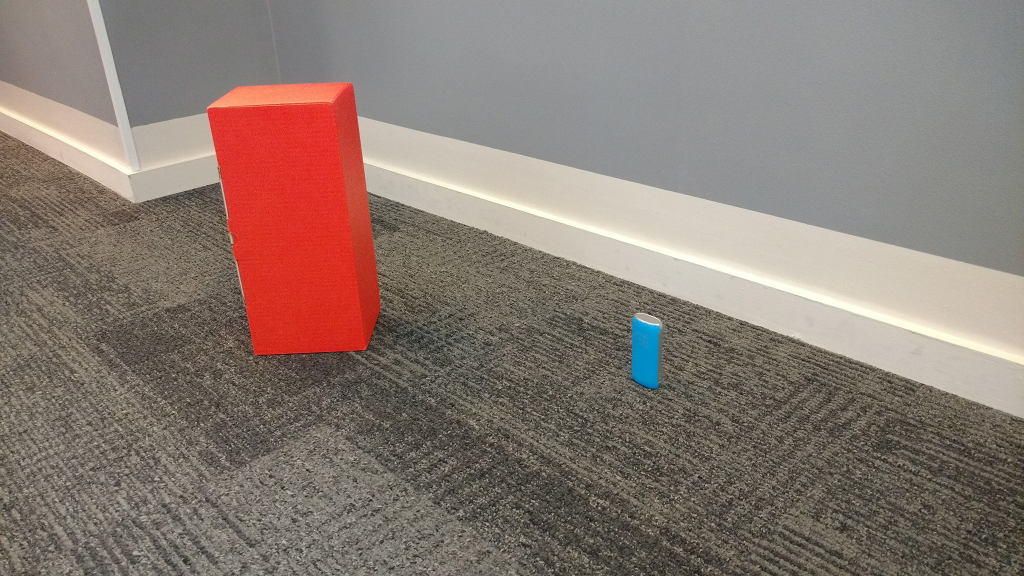
#> input picture Entrega1/hall_box_battery2.jpg, 2048 x 1152 px, given in place of the camera (shown at 1/2 size)
$ jupyter execute --allow-errors Atividade2.ipynb   (shell and % lines are left out)   (text cells are left out)
#> lines starting #> are read from the running program, lines starting #| are printed output that depends on the picture; after the words box and inside, x2 and y2 are one past the last pixel; in counts of white or black regions, pixels touching at a corner belong together
[cell 1]
from matplotlib import pyplot as plt
import cv2
import numpy as np
import time as t
from ipywidgets import widgets, interact, interactive, FloatSlider, IntSlider
import math
print ("OpenCV Version : %s " % cv2.__version__)

h0 = 14
h1 = 420/2
d = 25
f = ((d*h1)/h0)
print(f)

[cell 2]
colorpicker = widgets.ColorPicker(
    concise=False,
    description='Escolha uma cor',
    value='#005490',
    disabled=False
)

[cell 3]
#hsv1, hsv2 = aux.ranges(colorpicker.value)
#print(hsv1)
#print(hsv2)

[cell 4]
#Acessa a webcam
cap = cv2.VideoCapture(0)

#define o delta de HSV que será analizado nas cores magenta e azul.
baixo_azul = np.array([92,50,50])
alto_azul = np.array([102,255,255])

baixo_magenta = np.array([150,50,50])
alto_magenta = np.array([180,255,255])

#Define a fonte a ser printada na tela e define o angulo e distancia como indefinido antes do loop para evitar um erro.
font = cv2.FONT_HERSHEY_DUPLEX

angulo_g = "0"
distancia = "0"

#Começa o loop infinito de leitura de imagem e aplica um gaussian blur para melhorar o desempenho da identificação.
while True:
    ret, img = cap.read()
#> img is the input picture: shape (1152, 2048, 3); mean B, G, R 114.3, 122.5, 137.1
    captura = cv2.GaussianBlur(img,(5,5),10)
    hsv = cv2.cvtColor(captura, cv2.COLOR_BGR2HSV)
#> hsv: shape (1152, 2048, 3); mean H, S, V 35.1, 41.9, 138.2

    #Cria mascaras que delimitam pelas cores magenta e azul e pela função in Range os circulos
    mask_azul = cv2.inRange(hsv, baixo_azul, alto_azul)
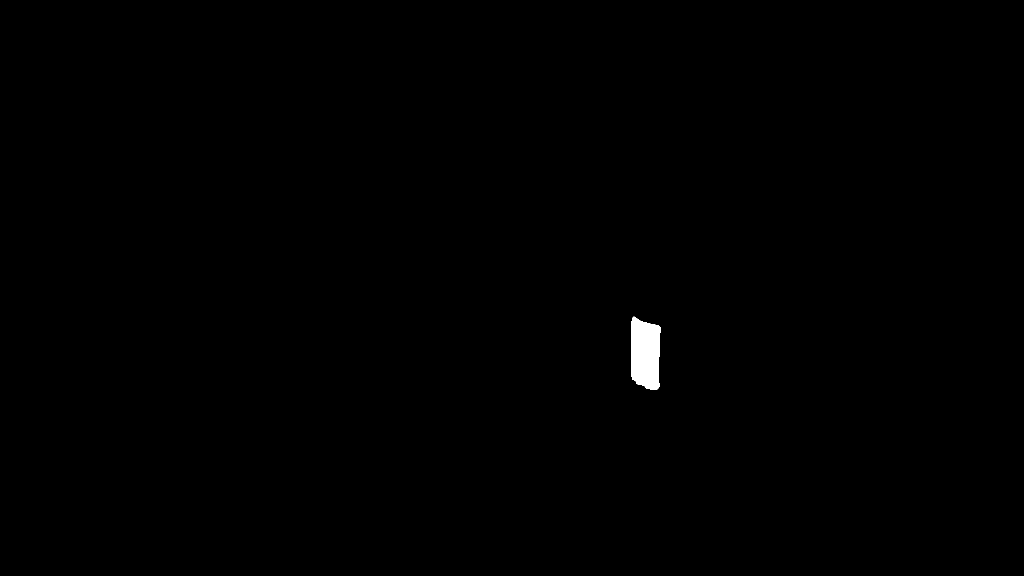
#> mask_azul: shape (1152, 2048) (shown at 1/2 size); 0.31% white; 1 white region, box (x1, y1, x2, y2) and area: (1262, 633, 1322, 780) 7259
    mask_magenta = cv2.inRange(hsv, baixo_magenta, alto_magenta)
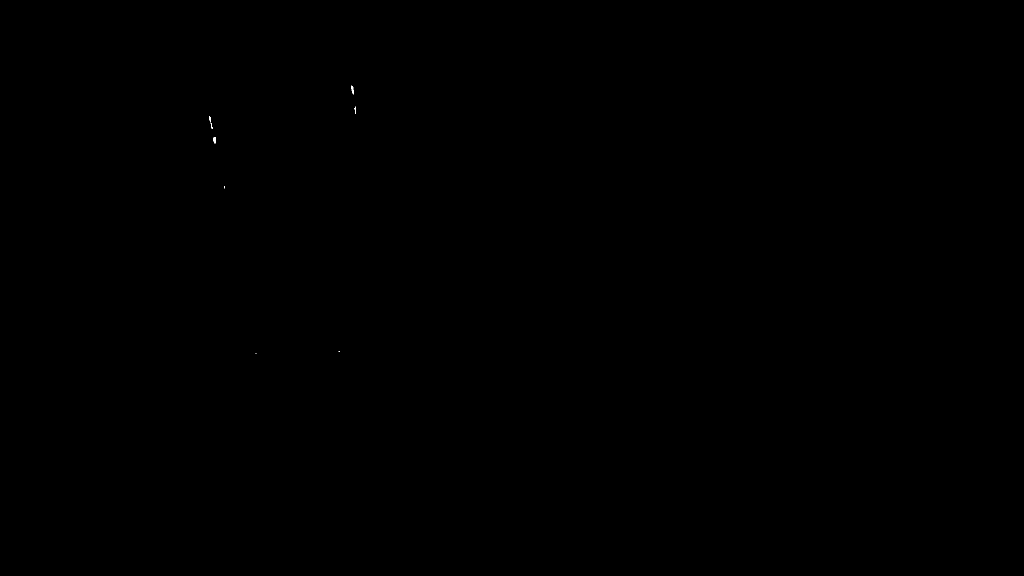
#> mask_magenta: shape (1152, 2048) (shown at 1/2 size); 0.01% white; 8 white regions (4 under 20 px), largest, box (x1, y1, x2, y2) and area: (703, 171, 708, 189) 52, (427, 274, 432, 287) 52, (709, 213, 712, 227) 30, (419, 232, 422, 244) 24

 #Vira a imagem para melhor visualização e printa na imagem os valores de distancia e do angulo
    img = cv2.flip(img, 1)
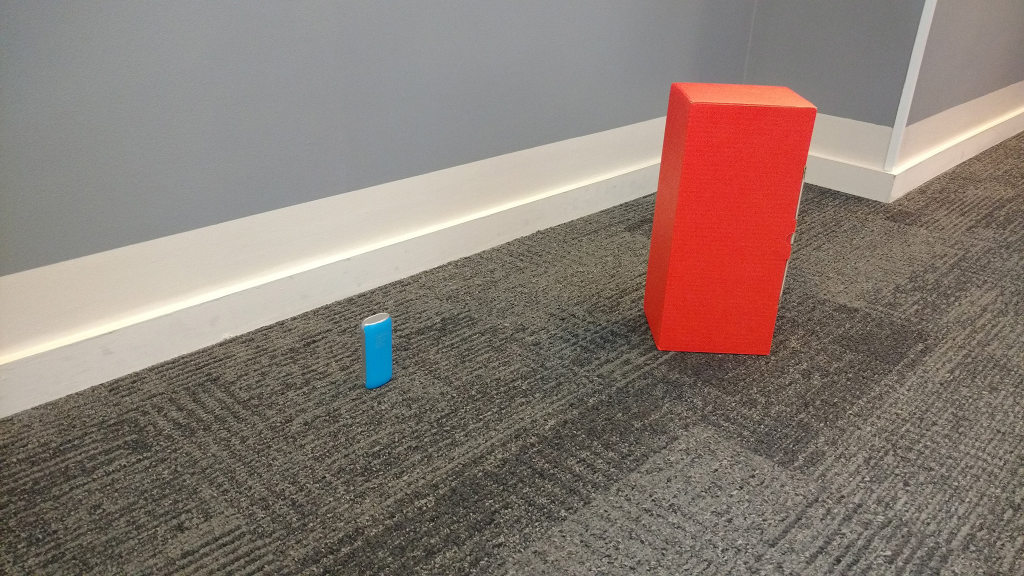
#> img: shape (1152, 2048, 3) (shown at 1/2 size); mean B, G, R 114.3, 122.5, 137.1
    cv2.putText(img,(f"Angulo: {angulo_g} graus"),(100,100), font, 1,(0,0,255),2)
    cv2.putText(img, (f"Distancia: {distancia} cm"),(140,140), font, 1,(0,0,255),2)
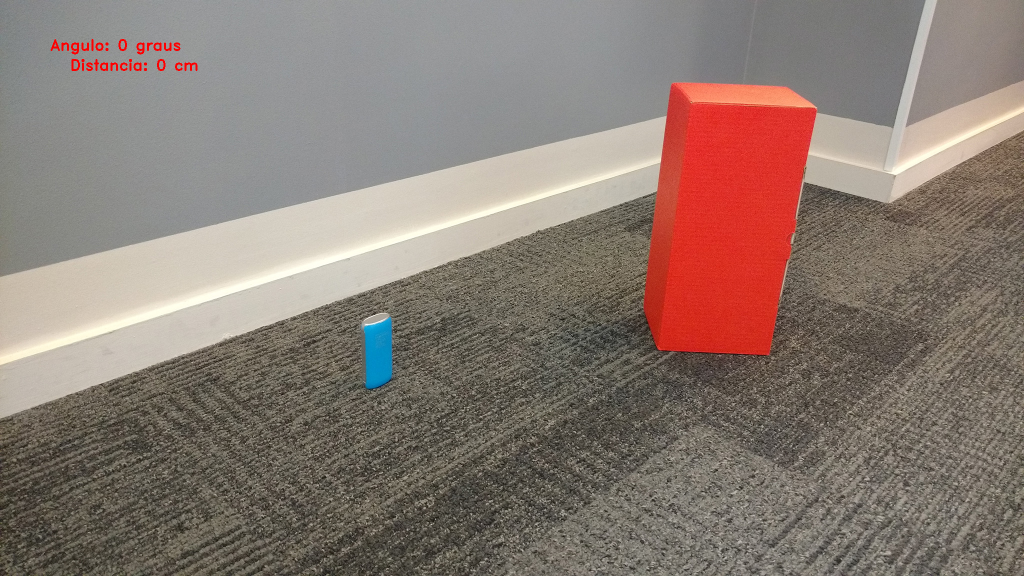
#> img: shape (1152, 2048, 3) (shown at 1/2 size); mean B, G, R 114.1, 122.3, 137.3
    cv2.imshow("output", img)
    k = cv2.waitKey(30) & 0xff
#> (key Esc is pressed here)
    if k == 27:
        break

cap.release()
cv2.destroyAllWindows()

[cell 5]
#Acessa a webcam
cap = cv2.VideoCapture(0)

#define o delta de HSV que será analizado nas cores magenta e azul.
baixo_azul = np.array([92,50,50])
alto_azul = np.array([102,255,255])

baixo_magenta = np.array([150,50,50])
alto_magenta = np.array([180,255,255])

#Define a fonte a ser printada na tela e define o angulo e distancia como indefinido antes do loop para evitar um erro.
font = cv2.FONT_HERSHEY_DUPLEX

angulo_g = "0"
distancia = "0"

#Começa o loop infinito de leitura de imagem e aplica um gaussian blur para melhorar o desempenho da identificação.
while True:
    ret, img = cap.read()
    captura = cv2.GaussianBlur(img,(5,5),10)
    hsv = cv2.cvtColor(captura, cv2.COLOR_BGR2HSV)

    #Cria mascaras que delimitam pelas cores magenta e azul e pela função in Range os circulos
    mask_azul = cv2.inRange(hsv, baixo_azul, alto_azul)
    mask_magenta = cv2.inRange(hsv, baixo_magenta, alto_magenta)

    #mescla as duas mascaras em uma para aplicar-las em nossa imagem
    mask = mask_azul + mask_magenta

    #Detecta os circulos pela função HoughCircles
    circulos = cv2.HoughCircles (mask, cv2.HOUGH_GRADIENT, 3, 20)
#> circulos = None


    #Se houver algum circulo sendo detectado desenha o seu ponto médio
    if circulos is not None:
        circulos = np.round(circulos[0, :]).astype("int")
        for (x, y, r) in circulos:
            cv2.circle(img, (x, y), r, (0, 255, 0), 4)
            cv2.rectangle(img, (x - 5, y - 5), (x + 5, y + 5), (0, 128, 255), -1)
            hpix = 2*r
        #Se só dois circulos forem identificados desenhamos uma linha ligando os dois centros
        if len(circulos) == 2:
            distancia = round((int(f))*int(h0)/int(hpix), 3)

    #Vira a imagem para melhor visualização e printa na imagem os valores de distancia e do angulo
    img = cv2.flip(mask, 1)
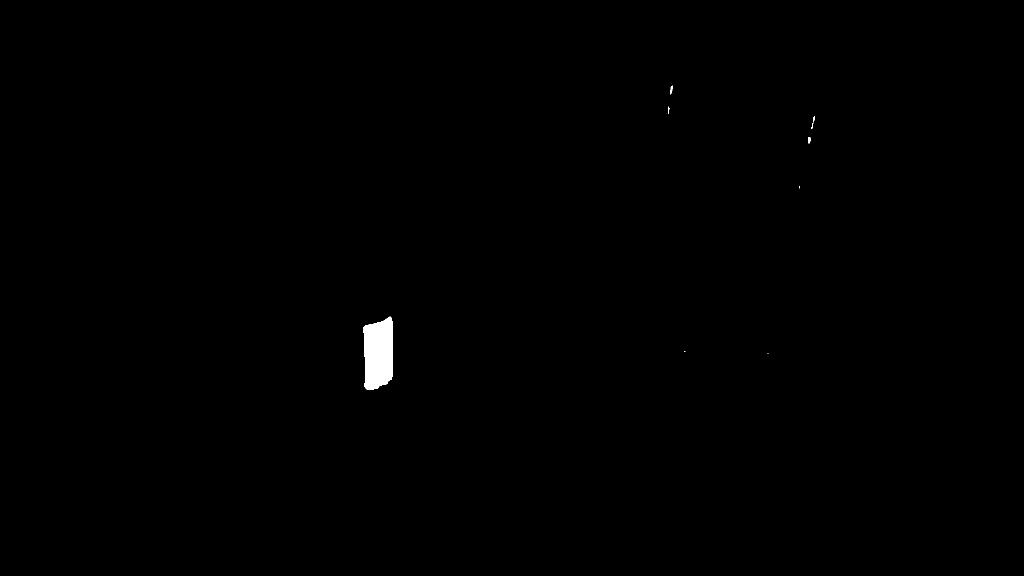
#> img: shape (1152, 2048) (shown at 1/2 size); 0.32% white; 9 white regions (4 under 20 px), largest, box (x1, y1, x2, y2) and area: (726, 633, 786, 780) 7259, (1340, 171, 1345, 189) 52, (1616, 274, 1621, 287) 52, (1336, 213, 1339, 227) 30, (1626, 232, 1629, 244) 24
    cv2.putText(img, (f"Distancia: {distancia} cm"),(140,140), font, 1,(0,0,255),2)
    cv2.imshow("output", img)
    k = cv2.waitKey(30) & 0xff
#> (key Esc is pressed here)
    if k == 27:
        break

cap.release()
cv2.destroyAllWindows()

[cell 6]
#Acessa a webcam
cap = cv2.VideoCapture(0)

#define o delta de HSV que será analizado nas cores magenta e azul.
baixo_azul = np.array([92,50,50])
alto_azul = np.array([102,255,255])

baixo_magenta = np.array([150,50,50])
alto_magenta = np.array([180,255,255])

#Define a fonte a ser printada na tela e define o angulo e distancia como indefinido antes do loop para evitar um erro.
font = cv2.FONT_HERSHEY_DUPLEX

angulo_g = "0"
distancia = "0"

#Começa o loop infinito de leitura de imagem e aplica um gaussian blur para melhorar o desempenho da identificação.
while True:
    ret, img = cap.read()
    captura = cv2.GaussianBlur(img,(5,5),10)
    hsv = cv2.cvtColor(captura, cv2.COLOR_BGR2HSV)

    #Cria mascaras que delimitam pelas cores magenta e azul e pela função in Range os circulos
    mask_azul = cv2.inRange(hsv, baixo_azul, alto_azul)
    mask_magenta = cv2.inRange(hsv, baixo_magenta, alto_magenta)

    #mescla as duas mascaras em uma para aplicar-las em nossa imagem
    mask = mask_azul + mask_magenta


    #Detecta os circulos pela função HoughCircles
    circulos = cv2.HoughCircles (mask, cv2.HOUGH_GRADIENT, 3, 20)


    #Se houver algum circulo sendo detectado desenha o seu ponto médio
    if circulos is not None:
        circulos = np.round(circulos[0, :]).astype("int")
        for (x, y, r) in circulos:
            cv2.circle(img, (x, y), r, (0, 255, 0), 4)
            cv2.rectangle(img, (x - 5, y - 5), (x + 5, y + 5), (0, 128, 255), -1)
            hpix = 2*r
        #Se só dois circulos forem identificados desenhamos uma linha ligando os dois centros
        if len(circulos) == 2:
            x1 = circulos[0][0]
            y1 = circulos[0][1]
            x2 = circulos[1][0]
            y2 = circulos[1][1]
            cv2.line(img,(x1,y1),(x2,y2),(255,0,0),5)
            distancia = round((int(f))*int(h0)/int(hpix), 3)
            angulo_g = round(math.degrees(np.arctan((y2-y1)/(x2 - x1))), 3)


    #Vira a imagem para melhor visualização e printa na imagem os valores de distancia e do angulo
    img = cv2.flip(img, 1)
    cv2.putText(img,(f"Angulo: {angulo_g} graus"),(100,100), font, 1,(0,0,255),2)
    cv2.putText(img, (f"Distancia: {distancia} cm"),(140,140), font, 1,(0,0,255),2)
    cv2.imshow("output", img)
    k = cv2.waitKey(30) & 0xff
#> (key Esc is pressed here)
    if k == 27:
        break

cap.release()
cv2.destroyAllWindows()

[cell 7]
#Acessa a webcam
cap = cv2.VideoCapture(0)

#define o delta de HSV que será analizado nas cores magenta e azul.
baixo_azul = np.array([92,50,50])
alto_azul = np.array([102,255,255])

baixo_magenta = np.array([150,50,50])
alto_magenta = np.array([180,255,255])

#Define a fonte a ser printada na tela e define o angulo e distancia como indefinido antes do loop para evitar um erro.
font = cv2.FONT_HERSHEY_DUPLEX

angulo_g = "0"
distancia = "0"

#Começa o loop infinito de leitura de imagem e aplica um gaussian blur para melhorar o desempenho da identificação.
while True:
    ret, img = cap.read()
    captura = cv2.GaussianBlur(img,(5,5),10)
    hsv = cv2.cvtColor(captura, cv2.COLOR_BGR2HSV)

    #Cria mascaras que delimitam pelas cores magenta e azul e pela função in Range os circulos
    mask_azul = cv2.inRange(hsv, baixo_azul, alto_azul)
    mask_magenta = cv2.inRange(hsv, baixo_magenta, alto_magenta)

    #mescla as duas mascaras em uma para aplicar-las em nossa imagem
    mask = mask_azul + mask_magenta


    #Detecta os circulos pela função HoughCircles
    circulos = cv2.HoughCircles (mask, cv2.HOUGH_GRADIENT, 3, 20)


    #Se houver algum circulo sendo detectado desenha o seu ponto médio
    if circulos is not None:
        circulos = np.round(circulos[0, :]).astype("int")
        for (x, y, r) in circulos:
            cv2.circle(img, (x, y), r, (0, 255, 0), 4)
            cv2.rectangle(img, (x - 5, y - 5), (x + 5, y + 5), (0, 128, 255), -1)

        #Se só dois circulos forem identificados desenhamos uma linha ligando os dois centros
        if len(circulos) == 2:
            x1 = circulos[0][0]
            y1 = circulos[0][1]
            x2 = circulos[1][0]
            y2 = circulos[1][1]
            hpix = (((x1 - x2)**2) + ((y1 - y2)**2))**0.5
            cv2.line(img,(x1,y1),(x2,y2),(255,0,0),5)
            distancia = round((int(f))*int(h0)/int(hpix), 3)
            angulo_g = round(math.degrees(np.arctan((y2-y1)/(x2 - x1))), 3)


    #Vira a imagem para melhor visualização e printa na imagem os valores de distancia e do angulo
    img = cv2.flip(img, 1)
    cv2.putText(img,(f"Angulo: {angulo_g} graus"),(100,100), font, 1,(0,0,255),2)
    cv2.putText(img, (f"Distancia: {distancia} cm"),(140,140), font, 1,(0,0,255),2)
    cv2.imshow("output", img)
    k = cv2.waitKey(30) & 0xff
#> (key Esc is pressed here)
